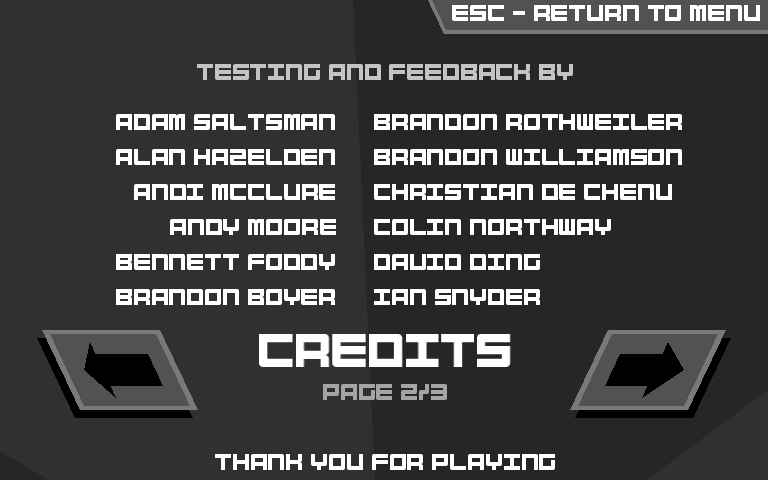
#> input picture datasets/frame_credits.png, 768 x 480 px
$ python -i frame_processing.py   (imports and definitions only)
#> lines starting #> are read from the running program, lines starting #| are printed output that depends on the picture; after the words box and inside, x2 and y2 are one past the last pixel; in counts of white or black regions, pixels touching at a corner belong together
#> further down, picture is the input picture: shape (480, 768, 3); min 0, max 255, mean 68.4
import skimage.io
import skimage.transform
import skimage.exposure
import skimage.filters
import skimage.measure
import skimage.color
import skimage.segmentation

import numpy as np


def image_data_for_screen_region(frame, screen_region):
    return frame[screen_region[0]:screen_region[2], screen_region[1]:screen_region[3]]


def process_frame_for_context(frame):
    gray_frame = skimage.color.rgb2gray(frame)

    threshold = skimage.filters.threshold_local(gray_frame, 21)
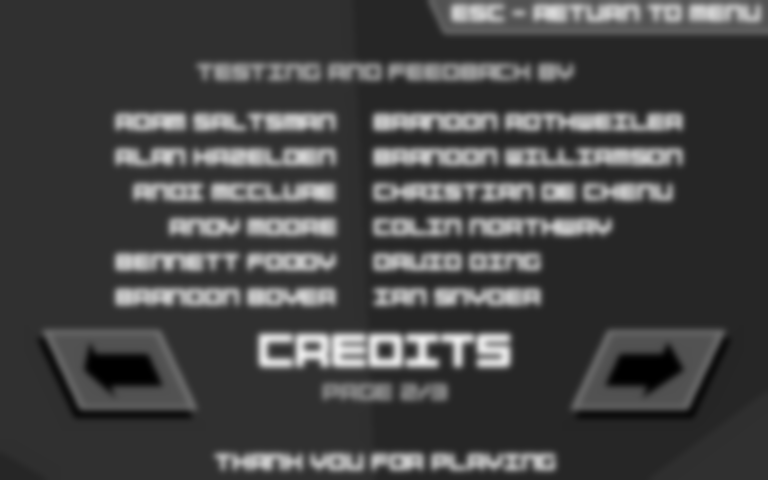
#> threshold: shape (480, 768) float64; min 0, max 0.931, mean 0.268
    bw_frame = gray_frame > threshold
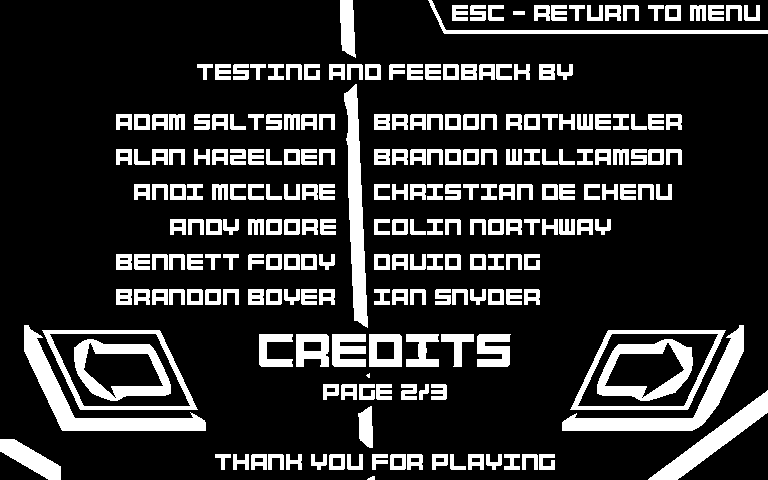
#> bw_frame: shape (480, 768) bool; 18% white; 231 white regions (1 under 20 px), largest, box (x1, y1, x2, y2) and area: (24, 325, 206, 431) 3565, (562, 325, 744, 431) 3431, (344, 84, 368, 328) 3069

    return skimage.transform.resize(bw_frame, (30, 48), mode="reflect", order=0).astype("bool").flatten()


def process_frame_for_game_play(frame):
    gray_frame = np.array(skimage.color.rgb2gray(frame) * 255, dtype="uint8")

    histogram = skimage.exposure.histogram(gray_frame)

    max_bin_indices = np.argpartition(histogram[0], -2)[-2:]
    background_colors = [histogram[1][max_bin_indices[0]], histogram[1][max_bin_indices[1]]]

    gray_frame[gray_frame == background_colors[0]] = 0
    gray_frame[gray_frame == background_colors[1]] = 0

    threshold = skimage.filters.threshold_otsu(gray_frame[40:])
    bw_frame = gray_frame > threshold

    return bw_frame


def get_player_character_bounding_box(frame, screen_region):
    player_area_frame = image_data_for_screen_region(frame, screen_region)
    cleared_player_area_frame = skimage.segmentation.clear_border(player_area_frame)

    label_image = skimage.measure.label(cleared_player_area_frame)

    player_character_bounding_box = None

    for region in skimage.measure.regionprops(label_image):
        if region.area < 200:
            if region.bbox[0] > 50:
                player_character_bounding_box = [c + screen_region[i % 2] for i, c in enumerate(list(region.bbox))]

    return player_character_bounding_box

>>> import cv2
>>> picture = cv2.cvtColor(cv2.imread('../../../../datasets/frame_credits.png'), cv2.COLOR_BGR2RGB)
>>> result = process_frame_for_context(picture)
